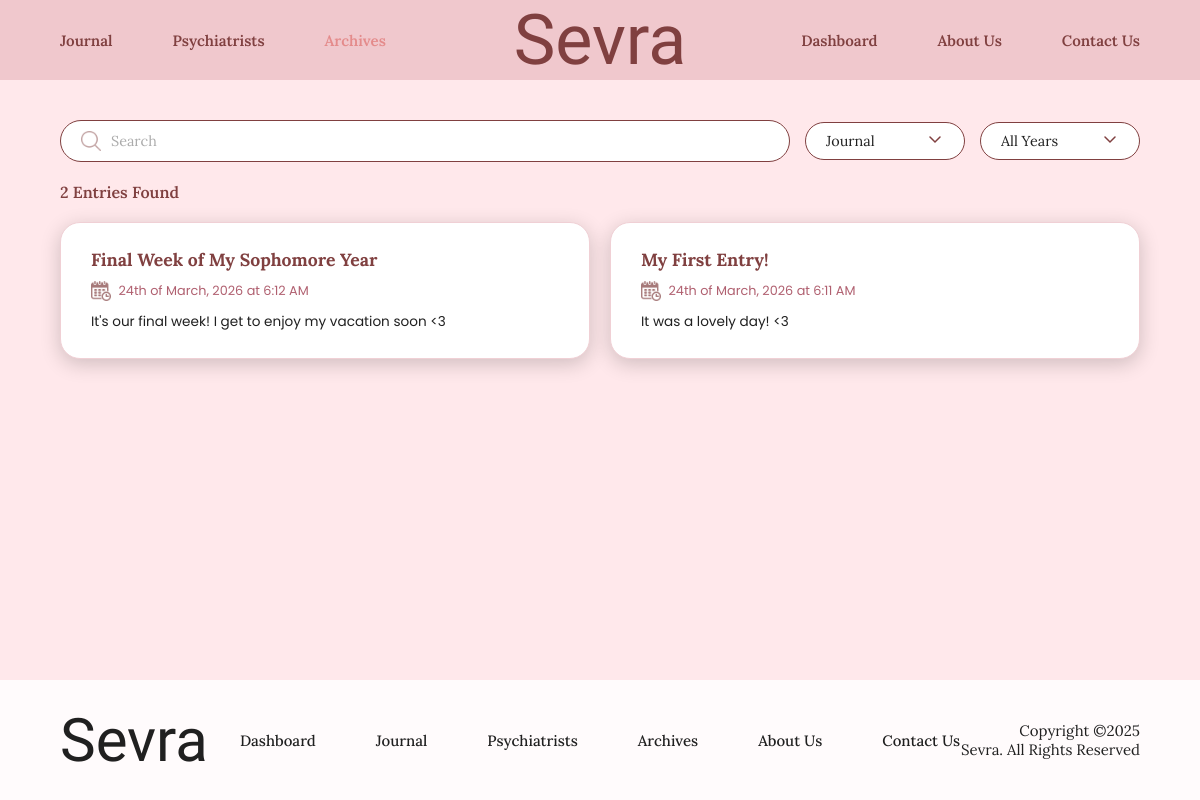
/archives.php (signed in), run on the app's committed database.
### tables this page shows
CREATE TABLE `journals` (
  `journal_id` int(11) NOT NULL,
  `user_id` int(11) NOT NULL,
  `mood` varchar(20) NOT NULL,
  `title` varchar(255) DEFAULT NULL,
  `entry` text DEFAULT NULL,
  `created_at` timestamp NOT NULL DEFAULT current_timestamp()
);

### archives.php (the view, shortened to what this page needs)
<?php
$user_id = $_SESSION['user_id'];
require_once("includes/database.php");
$type = $_GET['type'] ?? 'journal';
$year = $_GET['year'] ?? 'all';
$search = trim($_GET['search'] ?? '');
if ($type === 'reflection') {
    $query = "SELECT reflection_id AS id, NULL AS title, answer_1 AS preview, created_at FROM reflections WHERE user_id = :user_id";
    $params = [':user_id' => $user_id];
} else {
    $query = "SELECT journal_id AS id, title, entry AS preview, created_at FROM journals WHERE user_id = :user_id";
    $params = [':user_id' => $user_id];
}
$query .= " ORDER BY created_at DESC";
$stmt = $pdo->prepare($query);
$stmt->execute($params);
$entries = $stmt->fetchAll();
function formatDate($datetime)
{
    $ts = strtotime($datetime);
    return date('jS \o\f F, Y \a\t g:i A', $ts);
}
?>
<!DOCTYPE html>
<html lang="en">
<head>
    <link href="css/styles.css" rel="stylesheet" />
</head>
<body>
    <?php $activePage = "archives";
    include("includes/header.php"); ?>
    <main class="archives-main">
        <form method="GET" action="archives.php">
            <div class="archives-controls">
                <div class="archives-search">
                    <img src="images/icon-search.png" alt="Search" />
                    <input type="text" name="search" placeholder="Search" value="<?= htmlspecialchars($search) ?>" />
                </div>
                <select name="type" class="archives-select" onchange="this.form.submit()">
                    <option value="journal" <?= $type === 'journal' ? 'selected' : '' ?>>Journal</option>
                </select>
                <select name="year" class="archives-select" onchange="this.form.submit()">
                    <option value="all" <?= $year === 'all' ? 'selected' : '' ?>>All Years</option>
                </select>
            </div>
        </form>
        <p class="archives-count"><?= count($entries) ?> <?= count($entries) === 1 ? 'Entry' : 'Entries' ?> Found</p>
        <div class="archives-grid">
            <?php if (empty($entries)): ?>
                <div class="archives-empty">No entries found.</div>
            <?php else: ?>
                <?php foreach ($entries as $entry):
                    $detailPage = $type === 'reflection'
                        ? "view_reflection.php?id={$entry['id']}"
                        : "view_journal.php?id={$entry['id']}";
                    $title = $type === 'reflection'
                        ? 'Daily Reflection'
                        : (trim($entry['title']) !== '' ? htmlspecialchars($entry['title']) : 'Untitled');
                    $preview = htmlspecialchars($entry['preview']);
                    $date = formatDate($entry['created_at']);
                    ?>
                    <a href="<?= $detailPage ?>" class="entry-card">
                        <div class="entry-card-title"><?= $title ?></div>
                        <div class="entry-card-date">
                            <img src="images/icon-calendar.png" alt="Date" />
                            <?= $date ?>
                        </div>
                        <div class="entry-card-preview"><?= $preview ?></div>
                    </a>
                <?php endforeach; ?>
            <?php endif; ?>
        </div>
    </main>
    <?php include("includes/footer.php"); ?>
</body>
</html>

### includes/header.php (shortened to what this page needs)
<!DOCTYPE html>
<html lang="en">
<head>
    <link href="css/styles.css" rel="stylesheet" />
</head>
<body>
    <nav>
        <div class="nav-left">
            <a href="journal.php" <?= $activePage === 'journal' ? 'class="active"' : '' ?>>Journal</a>
            <a href="psychiatrists.php" <?= $activePage === 'psychiatrists' ? 'class="active"' : '' ?>>Psychiatrists</a>
            <a href="archives.php" <?= $activePage === 'archives' ? 'class="active"' : '' ?>>Archives</a>
        </div>
        <div class="nav-logo"><a href="dashboard.php">Sevra</a></div>
        <div class="nav-right">
            <a href="dashboard.php" <?= $activePage === 'dashboard' ? 'class="active"' : '' ?>>Dashboard</a>
            <a href="about.php" <?= $activePage === 'about' ? 'class="active"' : '' ?>>About Us</a>
            <a href="contacts.php" <?= $activePage === 'contacts' ? 'class="active"' : '' ?>>Contact Us</a>
        </div>
    </nav>
</body>
</html>

### includes/footer.php (shortened to what this page needs)
<!DOCTYPE html>
<html lang="en">
<head>
    <link href="css/styles.css" rel="stylesheet" />
</head>
<body>
    <footer>
        <div class="footer-logo"><a href="dashboard.php">Sevra</a></div>
        <div class="footer-links">
            <a href="dashboard.php">Dashboard</a>
            <a href="journal.php">Journal</a>
            <a href="psychiatrists.php">Psychiatrists</a>
            <a href="archives.php">Archives</a>
            <a href="about.php">About Us</a>
            <a href="contacts.php">Contact Us</a>
        </div>
        <div class="footer-copy">
            Copyright &copy;2025<br>Sevra. All Rights Reserved
        </div>
    </footer>
</body>
</html>

### css/styles.css (style rules this page uses)
*, *::before, *::after { box-sizing: border-box; margin: 0; padding: 0; }
html, body { font-family: 'Poppins', sans-serif; background: #ffe8eb; color: #202020; min-height: 100vh; }
nav { background: #f0c8cd; height: 80px; display: grid; grid-template-columns: 1fr auto 1fr; align-items: center; padding: 0 60px; }
.nav-left, .nav-right { display: flex; align-items: center; gap: 60px; }
.nav-left { display: flex; align-items: center; gap: 60px; justify-content: flex-start; }
.nav-right { display: flex; align-items: center; gap: 60px; justify-content: flex-end; }
.nav-logo a { font-family: 'Island Moments', cursive; font-size: 70px; font-weight: normal; color: #804040; line-height: 1; }
nav a { text-decoration: none; color: #804040; font-family: 'Lora', serif; font-size: 15px; font-weight: 600; }
nav a.active { color: #e48b8b; }
footer { background: #fffbfc; height: 120px; display: grid; grid-template-columns: 1fr auto 1fr; align-items: center; padding: 0 60px; }
.footer-logo { font-family: 'Island Moments', cursive; font-size: 60px; color: #202020; }
.footer-logo a { text-decoration: none; color: #202020; }
.footer-links { display: flex; gap: 60px; justify-content: center; }
.footer-links a { text-decoration: none; color: #202020; font-family: 'Lora', serif; font-size: 15px; font-weight: 500; }
.footer-copy { font-family: 'Lora', serif; font-size: 15px; text-align: right; color: #202020; line-height: 1.3; }
.archives-main { background: #ffe8eb; min-height: calc(100vh - 80px - 120px); padding: 40px 60px; display: flex; flex-direction: column; gap: 20px; }
.archives-controls { display: flex; align-items: center; gap: 15px; }
.archives-search { font-family: 'Lora', serif; flex: 1; display: flex; align-items: center; background: #fff; border: 1.5px solid #804040; border-radius: 30px; padding: 10px 20px; gap: 10px; }
.archives-search img { width: 20px; height: 20px; opacity: 0.5; }
.archives-search input { border: none; outline: none; font-family: 'Lora', serif; font-size: 0.9rem; color: #202020; background: transparent; width: 100%; }
.archives-search input::placeholder { color: #20202060; }
.archives-select { font-family: 'Lora', serif; font-size: 0.9rem; color: #202020; width: 160px; background: #fff; border: 1.5px solid #804040; border-radius: 30px; padding: 10px 20px; cursor: pointer; outline: none; appearance: none; -webkit-appearance: none; background-repeat: no-repeat; background-position: right 15px center; padding-right: 40px; }
.archives-count { font-family: 'Lora', serif; font-size: 1rem; color: #804040; font-weight: 600; }
.archives-grid { display: grid; grid-template-columns: 1fr 1fr; gap: 20px; }
.entry-card { background: #fff; border: 1.5px solid #f0d0d5; border-radius: 20px; padding: 25px 30px; display: flex; flex-direction: column; gap: 10px; box-shadow: 0 5px 20px #00000030; text-decoration: none; color: inherit; transition: box-shadow 0.2s, transform 0.15s; cursor: pointer; }
.entry-card-title { font-family: 'Lora', serif; font-size: 1.1rem; font-weight: 700; color: #804040; }
.entry-card-date { display: flex; align-items: center; gap: 7.5px; font-family: 'Poppins', sans-serif; font-size: 0.8rem; color: #b06070; }
.entry-card-date img { width: 20px; height: 20px; opacity: 0.7; }
.entry-card-preview { font-family: 'Poppins', sans-serif; font-size: 0.85rem; color: #202020; line-height: 1.6; display: -webkit-box; -webkit-box-orient: vertical; overflow: hidden; text-align: justify; }

### data on the page
journals: title "Final Week of My Sophomore Year", created_at "24th of March, 2026 at 6:12 AM", entry "It's our final week! I get to enjoy my vacation soon <3"
journals: title "My First Entry!", created_at "24th of March, 2026 at 6:11 AM", entry "It was a lovely day! <3"

### other printed values
count($entries) "2"
